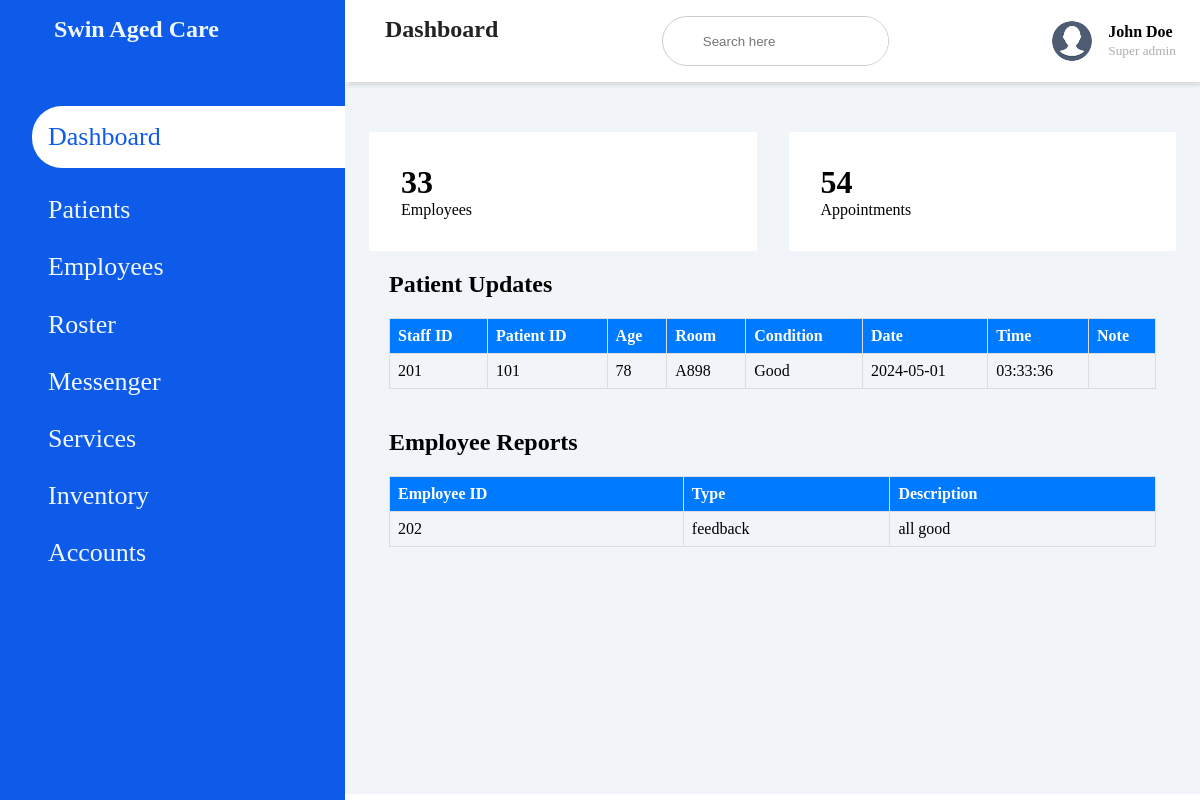
The app's page /Admin/homepage.php with its own data.
### tables this page shows
CREATE TABLE `updatepatient` (
  `staffID` varchar(30) NOT NULL,
  `patientID` varchar(30) NOT NULL,
  `age` int(3) NOT NULL,
  `room` varchar(30) NOT NULL,
  `con` varchar(50) NOT NULL,
  `date` date NOT NULL,
  `time` time NOT NULL,
  `note` varchar(50) NOT NULL
);

CREATE TABLE `report` (
  `id` int(30) NOT NULL,
  `reportType` enum('incident','feedback','suggestion') NOT NULL,
  `description` varchar(50) NOT NULL
);

### Admin/homepage.php (the view, shortened to what this page needs)
<!DOCTYPE html >
<html lang="en">
<head>
<link rel= "stylesheet" href= "https://maxst.icons8.com/vue-static/landings/line-awesome/line-awesome/1.3.0/css/line-awesome.min.css" >
<link rel="stylesheet" href="admin.css">
</head>
<body>
    <div class="app">
        <div class="sidebar">
            <div class="sidebar-brand">
                <h2><span class="las la-clinic-medical"></span> <span>Swin Aged Care</span></h2>
            </div>
            <div class="sidebar-menu">
                <ul>
                    <li>
                        <a href="" class="active"><span class="las la-igloo"></span>
                        <span>Dashboard</span></a>
                    </li>
                    <li>
                        <a href="patient_form.php"><span class="lab la-accessible-icon dropdown"></span>
                        <span>Patients</span></a>
                    </li>
                    <li>
                        <a href="addEmployee.html"><span class="las la-users"></span>
                        <span>Employees</span></a>
                    </li>
                    <li>
                        <a href="Roster.html"><span class="las la-clipboard-list"></span>
                        <span>Roster</span></a>
                    </li>
                    <li>
                        <a href="messenger.php"><span class="las la-receipt"></span>
                        <span>Messenger</span></a>
                    </li>
                    <li>
                        <a href="Service.php"><span class="las la-bell"></span>
                        <span>Services</span></a>
                    </li>
                    <li>
                        <a href="Inventory.php"><span class="las la-receipt"></span>
                        <span>Inventory</span></a>
                    </li>
                    <li>
                        <a href="account.php"><span class="las la-user-circle"></span>
                        <span>Accounts</span></a>
                    </li>
                </ul>
            </div>
        </div>
        <div class="main-content">
            <header>
                    <h2>
                        <label for="nav-toggle">
                            <span class="las la-bars"></span>
                            Dashboard
                        </label>
                    </h2>
                    <div class="search-wrapper">
                        <input type="search" placeholder="Search here">
                    </div>
                    <div class="user-wrapper">
                        <img src="Profile.png" width="40px" height="40px" alt="">
                        <div>
                            <h4>John Doe</h4>
                            <small>Super admin</small>
                        </div>
                    </div>
            </header>
            <main>
                <div class="cards">
                    <div class="card-single">
                        <div>
                            <h1>33</h1>
                            <span>Employees</span>
                        </div>
                    </div>
                    <div class="card-single">
                        <div>
                            <h1>54</h1>
                            <span>Appointments</span>
                        </div>
                    </div>
                </div>
                <section id="patientUpdates">
                    <h2>Patient Updates</h2>
                    <table>
                        <thead>
                            <tr>
                            <th>Staff ID</th>
                            <th>Patient ID</th>
                            <th>Age</th>
                            <th>Room</th>
                            <th>Condition</th>
                            <th>Date</th>
                            <th>Time</th>
                            <th>Note</th>
                            </tr>
                        </thead>
                        <tbody>
                        <?php
                        $conn = new mysqli('localhost','root','','admin');
                        $sql = "SELECT * FROM updatepatient";
                        $result = $conn->query($sql);
                        if ($result->num_rows > 0) {
                            while($row = $result->fetch_assoc()) {
                                echo "<tr>";
                                echo "<td>" . $row["staffID"] . "</td>";
                                echo "<td>" . $row["patientID"] . "</td>";
                                echo "<td>" . $row["age"] . "</td>";
                                echo "<td>" . $row["room"] . "</td>";
                                echo "<td>" . $row["con"] . "</td>";
                                echo "<td>" . $row["date"] . "</td>";
                                echo "<td>" . $row["time"] . "</td>";
                                echo "<td>" . $row["note"] . "</td>";
                                echo "</tr>";
                            }
                        } else {
                            echo "<tr><td colspan='4'>No records found</td></tr>";
                        }
                    ?>
                        </tbody>
                    </table>
                </section>
                <section id="reports">
                    <h2>Employee Reports</h2>
                    <table>
                        <thead>
                            <tr>
                                <th>Employee ID</th>
                                <th>Type</th>
                                <th>Description</th>
                            </tr>
                        </thead>
                        <tbody>
                        <?php
                        $conn = new mysqli('localhost','root','','admin');
                        $sql = "SELECT * FROM report";
                        $result = $conn->query($sql);
                        if ($result->num_rows > 0) {
                            while($row = $result->fetch_assoc()) {
                                echo "<tr>";
                                echo "<td>" . $row["id"] . "</td>";
                                echo "<td>" . $row["reportType"] . "</td>";
                                echo "<td>" . $row["description"] . "</td>";
                                echo "</tr>";
                            }
                        } else {
                            echo "<tr><td colspan='4'>No records found</td></tr>";
                        }
                    ?>
                        </tbody>
                    </table>
                </section>
            </main>
        </div>
    </div>
</body>
</html>

### Admin/admin.css (style rules this page uses)
* { padding: 0; margin: 0; box-sizing: border-box; list-style-type: none; text-decoration: none; }
.sidebar { width: 345px; position: fixed; left: 0; top: 0; height: 100%; background: #0f5be9; z-index: 100; transition: width 300ms; }
.sidebar-brand { height: 90px; padding: 1rem 0rem 1rem 2rem; color: aliceblue; }
.sidebar-brand h2 span { display: inline-block; padding-right: 1rem; }
.sidebar-menu { margin-top: 1rem; }
.sidebar-menu li { width: 100%; margin-bottom: 1.7rem; padding-left: 2rem; }
.sidebar-menu a { padding-left: 1rem; display: block; color: aliceblue; font-size: 26px; }
.sidebar-menu a.active { background: #fff; padding-top: 1rem; padding-bottom: 1rem; color:#0f5be9; border-radius: 30px 0px 0px 30px; }
.main-content { transition: margin-left 300ms; margin-left: 345px; }
header { display: flex; justify-content: space-between; padding: 1rem 1.5rem; box-shadow: 2px 2px 5px rgba(0,0,0,0.2); position: fixed; left: 345px; width: calc(100% - 345px); top: 0; background-color: #fff; }
header h2 { color: #222; }
header label span { font-size: 1.5rem; padding-right: 1rem; }
.search-wrapper { border: 1px solid #ccc; border-radius: 30px; height: 50px; display: flex; align-items: center; overflow-x: hidden; }
.search-wrapper input { height: 100%; padding: .5rem; border: none; outline: none; }
.user-wrapper { display: flex; align-items: center; }
.user-wrapper img { border-radius: 50%; margin-right: 1rem; }
.user-wrapper h4 { margin-bottom: 0; }
.user-wrapper small { display: inline-block; color: #aeaeae; margin-top: -3px; }
main { margin-top: 84px; padding: 2rem 1.5rem; background: #f1f5f9; min-height: calc(100vh - 90px); }
.cards { display: grid; grid-template-columns: repeat(2, 1fr); grid-gap: 2rem; margin-top: 1rem; }
.card-single { display: flex; justify-content: space-between; background: #fff; padding: 2rem; border-radius: 2px; }
table { width: 100%; margin-top: 20px; border-collapse: collapse; }
table, th, td { border: 1px solid #ddd; }
th, td { padding: 8px; text-align: left; }
th { background-color: #007BFF; color: white; }
section { padding: 20px; }

### records on screen
updatepatient: staffID "201", patientID "101", age "78", room "A898", con "Good", date "2024-05-01", time "03:33:36"
report: id "202", reportType "feedback", description "all good"
